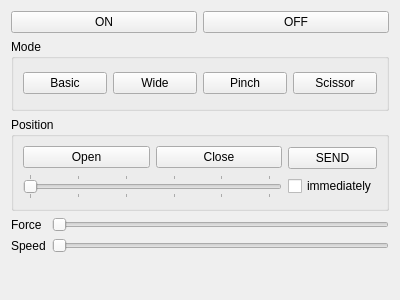
<?xml version="1.0" encoding="UTF-8"?>
<ui version="4.0">
 <class>Robotiq3FingerForm</class>
 <widget class="QWidget" name="Robotiq3FingerForm">
  <property name="geometry">
   <rect>
    <x>0</x>
    <y>0</y>
    <width>400</width>
    <height>300</height>
   </rect>
  </property>
  <property name="windowTitle">
   <string>Form</string>
  </property>
  <layout class="QVBoxLayout" name="verticalLayout_4">
   <item>
    <layout class="QHBoxLayout" name="group_activation">
     <item>
      <widget class="QPushButton" name="button_on">
       <property name="text">
        <string>ON</string>
       </property>
      </widget>
     </item>
     <item>
      <widget class="QPushButton" name="button_off">
       <property name="text">
        <string>OFF</string>
       </property>
      </widget>
     </item>
    </layout>
   </item>
   <item>
    <widget class="QGroupBox" name="group_mode">
     <property name="title">
      <string>Mode</string>
     </property>
     <layout class="QHBoxLayout" name="horizontalLayout_4">
      <item>
       <widget class="QPushButton" name="button_basic">
        <property name="text">
         <string>Basic</string>
        </property>
       </widget>
      </item>
      <item>
       <widget class="QPushButton" name="button_wide">
        <property name="text">
         <string>Wide</string>
        </property>
       </widget>
      </item>
      <item>
       <widget class="QPushButton" name="button_pinch">
        <property name="text">
         <string>Pinch</string>
        </property>
       </widget>
      </item>
      <item>
       <widget class="QPushButton" name="button_scissor">
        <property name="text">
         <string>Scissor</string>
        </property>
       </widget>
      </item>
     </layout>
    </widget>
   </item>
   <item>
    <widget class="QGroupBox" name="group_position">
     <property name="title">
      <string>Position</string>
     </property>
     <layout class="QHBoxLayout" name="horizontalLayout_2">
      <item>
       <layout class="QVBoxLayout" name="layout_position">
        <item>
         <layout class="QHBoxLayout" name="layout_full">
          <item>
           <widget class="QPushButton" name="button_open">
            <property name="text">
             <string>Open</string>
            </property>
           </widget>
          </item>
          <item>
           <widget class="QPushButton" name="button_close">
            <property name="text">
             <string>Close</string>
            </property>
           </widget>
          </item>
         </layout>
        </item>
        <item>
         <widget class="QSlider" name="slider_position">
          <property name="maximum">
           <number>255</number>
          </property>
          <property name="orientation">
           <enum>Qt::Horizontal</enum>
          </property>
          <property name="tickPosition">
           <enum>QSlider::TicksBothSides</enum>
          </property>
          <property name="tickInterval">
           <number>50</number>
          </property>
         </widget>
        </item>
       </layout>
      </item>
      <item>
       <layout class="QVBoxLayout" name="layout_send">
        <item>
         <widget class="QPushButton" name="button_send">
          <property name="text">
           <string>SEND</string>
          </property>
         </widget>
        </item>
        <item>
         <widget class="QCheckBox" name="check_send">
          <property name="toolTip">
           <string>send all position values immediately</string>
          </property>
          <property name="text">
           <string>immediately</string>
          </property>
         </widget>
        </item>
       </layout>
      </item>
     </layout>
    </widget>
   </item>
   <item>
    <layout class="QFormLayout" name="group_sliders">
     <item row="0" column="0">
      <widget class="QLabel" name="label_force">
       <property name="text">
        <string>Force</string>
       </property>
      </widget>
     </item>
     <item row="0" column="1">
      <widget class="QSlider" name="slider_force">
       <property name="maximum">
        <number>255</number>
       </property>
       <property name="orientation">
        <enum>Qt::Horizontal</enum>
       </property>
      </widget>
     </item>
     <item row="1" column="1">
      <widget class="QSlider" name="slider_speed">
       <property name="maximum">
        <number>255</number>
       </property>
       <property name="orientation">
        <enum>Qt::Horizontal</enum>
       </property>
      </widget>
     </item>
     <item row="1" column="0">
      <widget class="QLabel" name="label_speed">
       <property name="text">
        <string>Speed</string>
       </property>
      </widget>
     </item>
    </layout>
   </item>
  </layout>
 </widget>
 <resources/>
 <connections/>
</ui>
